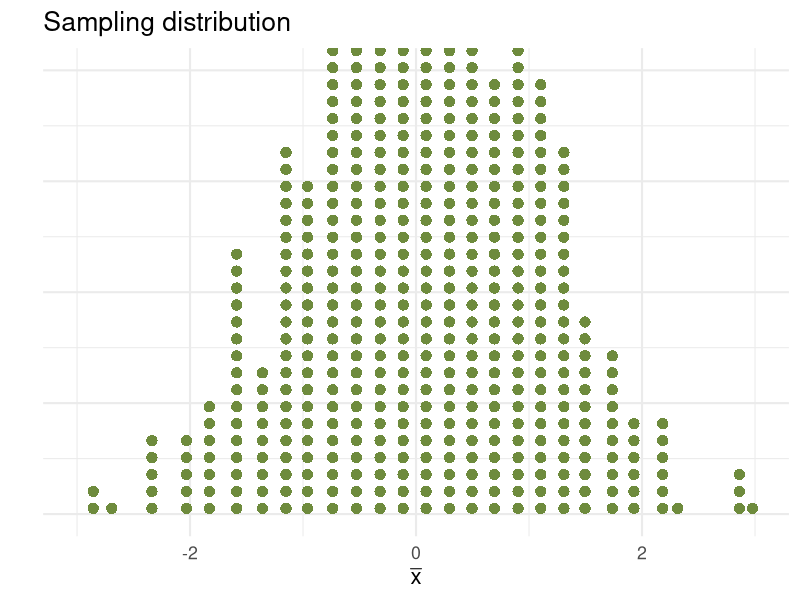
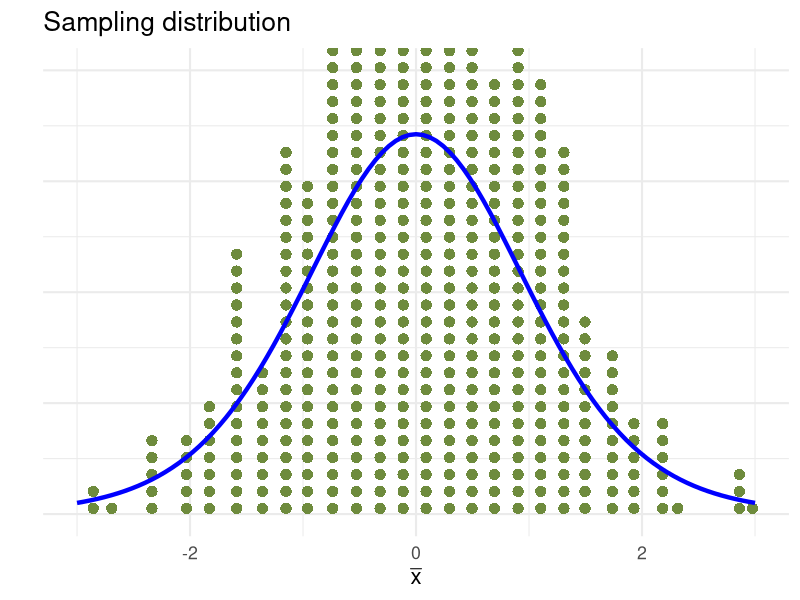
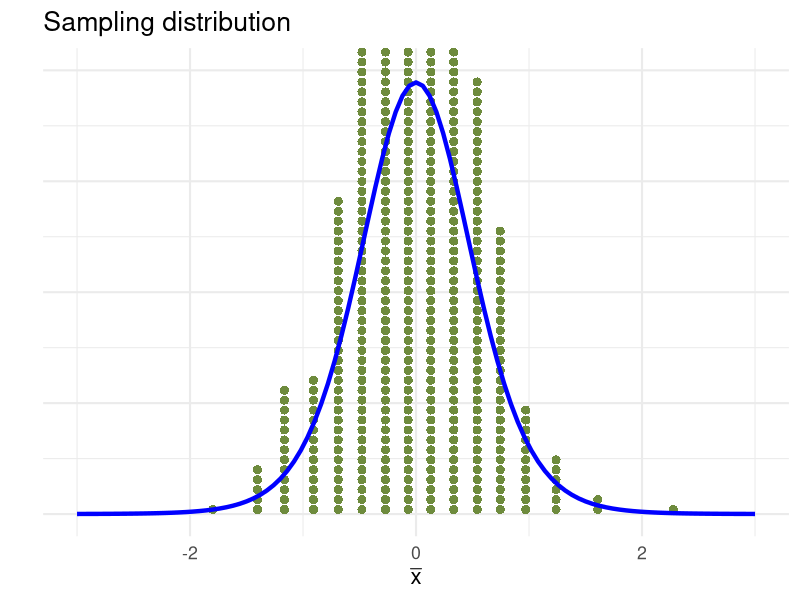
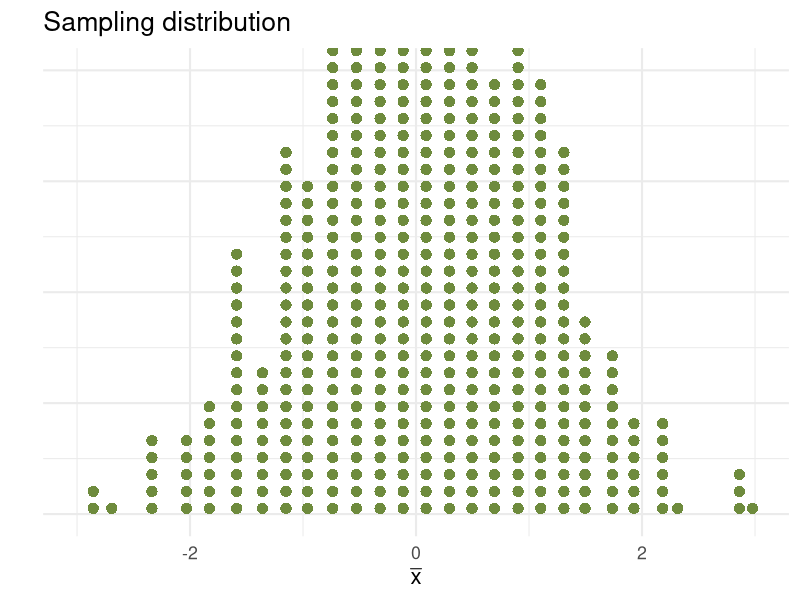
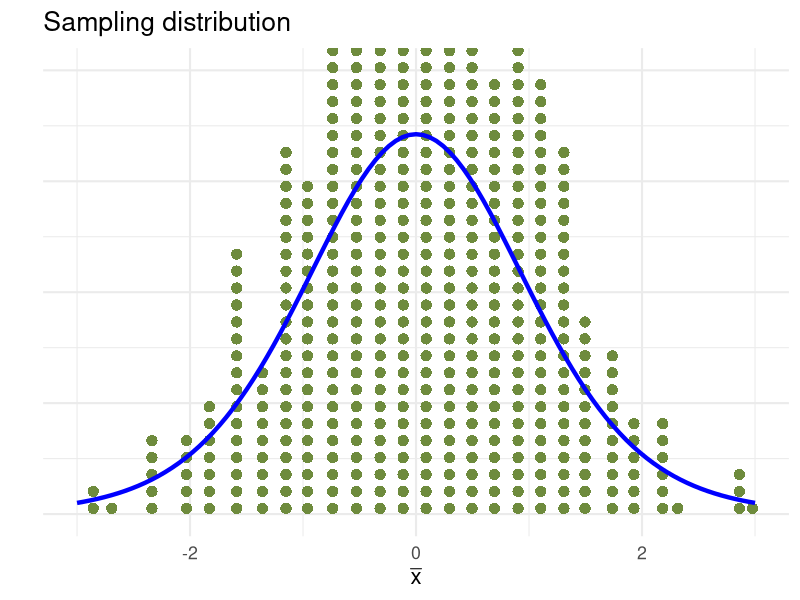
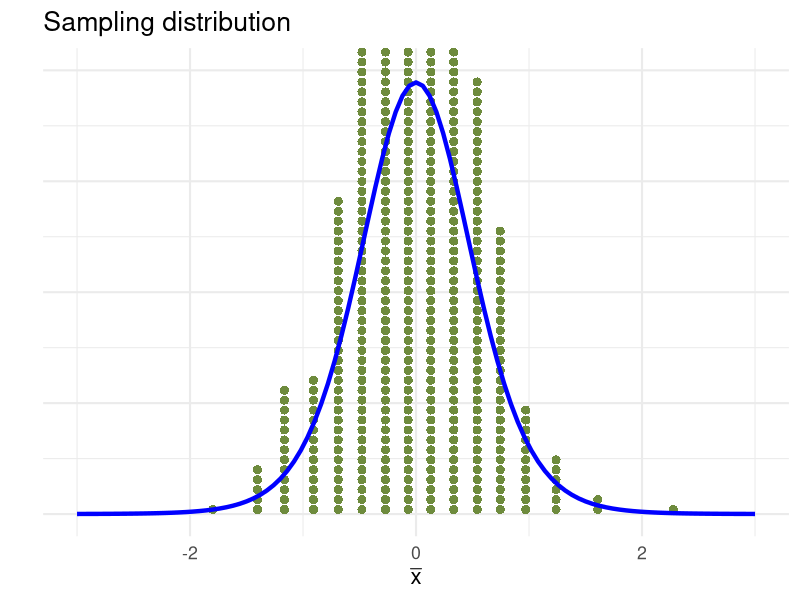

These figures' R source, in order:
library(tidyverse)
library(patchwork)

setwd("~/R/uoepsy/dapr1/dapr1_lectures/dapr1_2_01_bootci")

set.seed(456)

opts = list(W = 5, H = 6)

data1 = rt(500, 10)
data2 = rt(500, 10) / 2

p1 = qplot(data1, geom = 'dotplot', dotsize = 0.5, stackratio = 1.5, 
                 color = I(NA), fill = I('darkolivegreen4')) +
    labs(y = "", x = expr(bar(x)), title = 'Sampling distribution') +
    theme_minimal(base_size = 16) +
    theme(axis.text.y = element_blank(),
          axis.ticks.y = element_blank()) +
    xlim(-3, 3)
p1

ggsave('sampl_distrib.png', width = opts$W, height = opts$H)

p2 = ggplot(tibble(data = data1)) + 
    geom_dotplot(aes(x = data), dotsize = 0.5, stackratio = 1.5, 
           color = NA, fill = 'darkolivegreen4') +
    geom_function(fun = \(x) 2.2*dt(x, 10), colour = "blue", size = 1.5) +
    labs(y = "", x = expr(bar(x)), title = 'Sampling distribution') +
    theme_minimal(base_size = 16) +
    theme(axis.text.y = element_blank(),
          axis.ticks.y = element_blank()) +
    xlim(-3, 3)
p2

ggsave('sampl_t.png', width = opts$W, height = opts$H)


p3 = ggplot(tibble(data = data2)) + 
    geom_dotplot(aes(x = data), dotsize = 0.4, stackratio = 1.1, 
                 color = NA, fill = 'darkolivegreen4') +
    geom_function(fun = \(x) 2.5*dt(x*2, 10), colour = "blue", size = 1.5) +
    labs(y = "", x = expr(bar(x)), title = 'Sampling distribution') +
    theme_minimal(base_size = 16) +
    theme(axis.text.y = element_blank(),
          axis.ticks.y = element_blank()) +
    xlim(-3, 3)
p3

ggsave('sampl_t_2.png', width = opts$W, height = opts$H)
